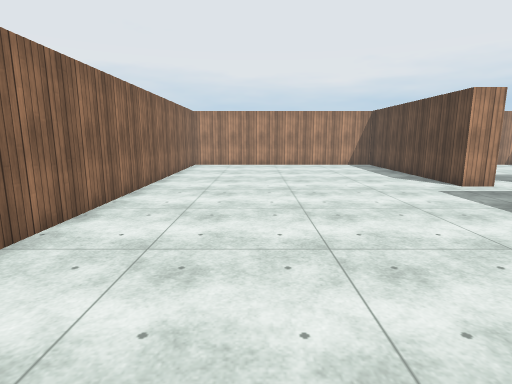
view 1 (above)

13 first-person views from a walk through a Unity game level. The camera is 1.5 m above the floor, tilts 10° down and sees 80° across. The floor is counted in squares, 1 m on a side. Each view is taken from the middle of a square. On the plan, view 1 faces up. The plan holds only what a view shows up to about 15 squares ahead; the rest is blank. The player character is not drawn. Some animated figures are not drawn. Door leaves are left out, so doorways stand open. Surface patterns are stand-ins for the level's own textures.

view 2
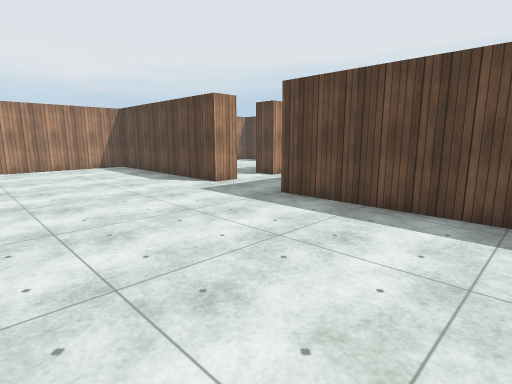

view 3
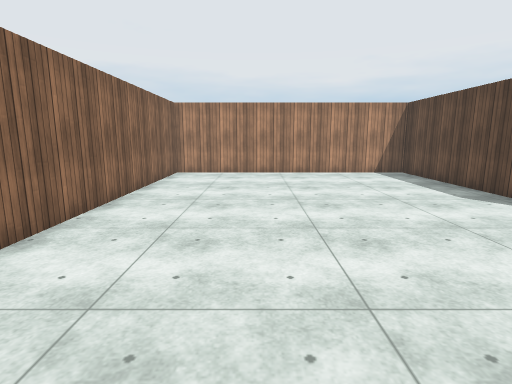

view 4
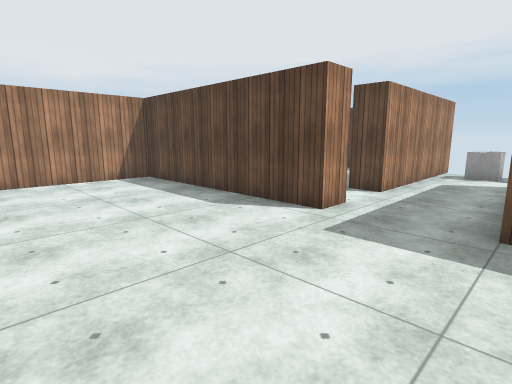

view 5
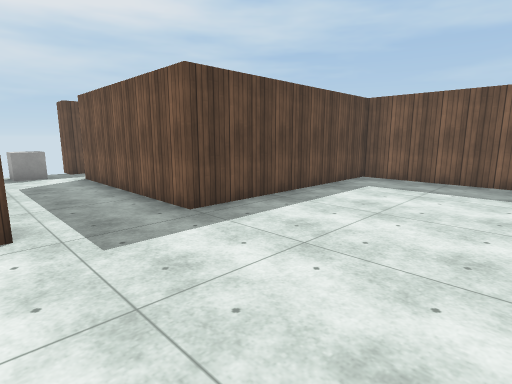

view 6
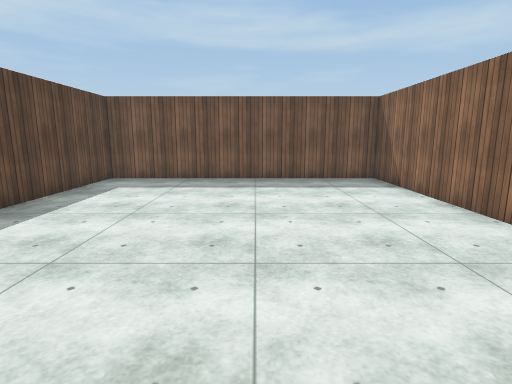

view 7
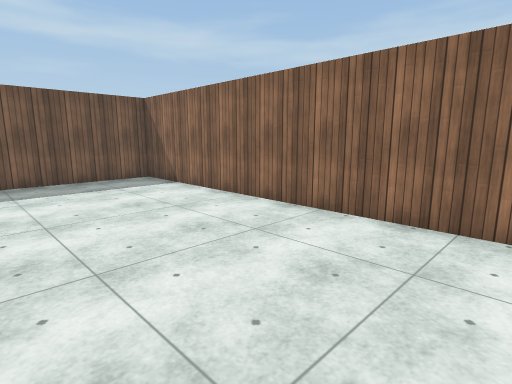

view 8
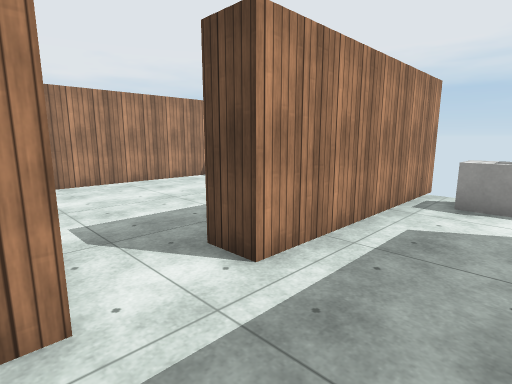

view 9
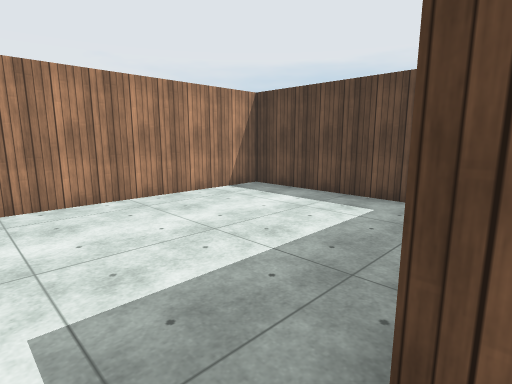

view 10
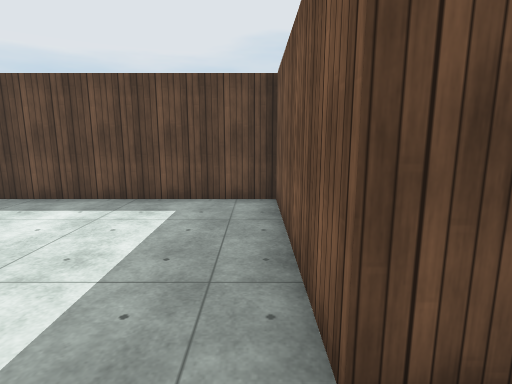

view 11
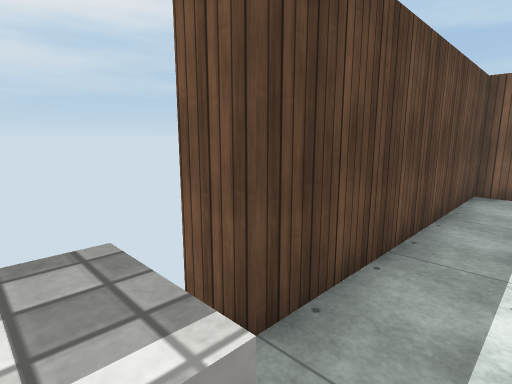

view 12
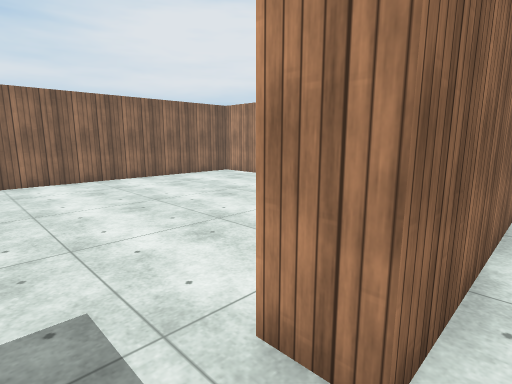

view 13
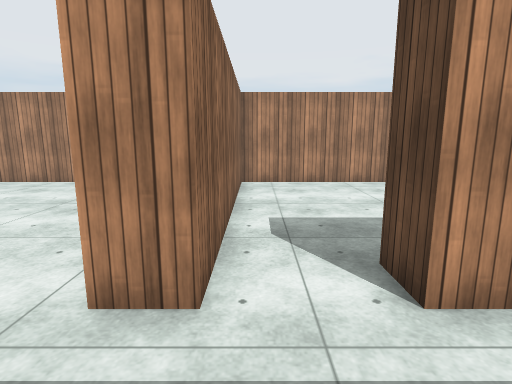

### Floor plan
Points are (right, up) in squares from view 1. A wall is a line through its corners. A room is listed if a view was taken in it or the views show most of it. See-through windows are left out.
Room 1 (views 1, 2, 3, 4, 5, 6, 7, 8, 11, 12, 13)
walls: (7.5, 9.5) (6.5, 9.5) (6.5, 17.5) (-3.5, 17.5) (-3.5, -1.5) (6.5, -1.5) (6.5, 6.5) (13.5, 6.5); (15.5, 5.5) (15.5, 6.5); (16.5, 9.5) (9.5, 9.5)
ways out: opening at (8.5, 10) to room 2; opening at (14.5, 6); open door at (16, 8)
objects: cube (15, 8)
Room 2 (views 9, 10)
walls: (9.5, 9.5) (9.5, 10.5) (15.5, 10.5) (15.5, 17.5) (7.5, 17.5) (7.5, 9.5)
ways out: opening at (8.5, 10) to room 1

Positions as (right, up) in squares from view 1, and headings:
1: (0, 0), facing up
2: (0, 1), facing up-right
3: (0, 4), facing up
4: (1, 6), facing up-right
5: (1, 10), facing down-right
6: (1, 10), facing down
7: (2, 10), facing down-left
8: (7, 7), facing up-right
9: (8, 10), facing up-right
10: (8, 11), facing right
11: (14, 8), facing down-right
12: (8, 8), facing up-left
13: (8, 7), facing up
